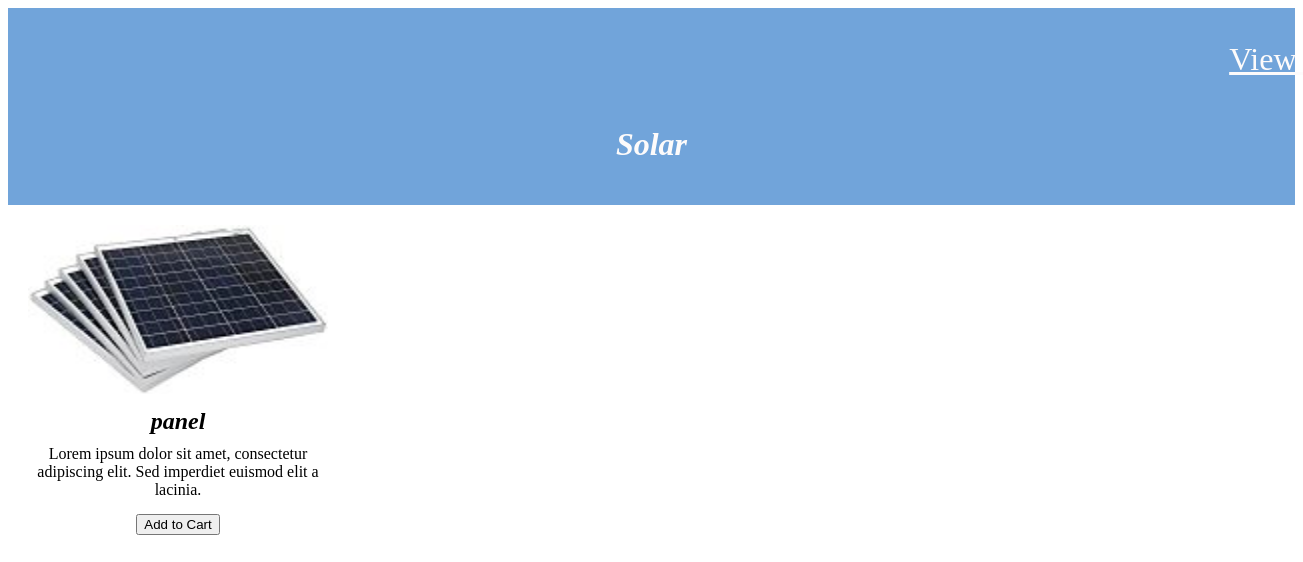
Screenshot of /Solar.php with the database file from the repository.
### tables this page shows
CREATE TABLE IF NOT EXISTS `solar` (
  `id` int NOT NULL AUTO_INCREMENT,
  `name` varchar(255) NOT NULL,
  `price` int NOT NULL,
  `quantity` int NOT NULL,
  `image` varchar(255) NOT NULL,
  PRIMARY KEY (`id`)
);

### Solar.php (the view, shortened to what this page needs)
<?php
            $conn = mysqli_connect('localhost','root','','pure');
            $slct = mysqli_query($conn, "SELECT * FROM solar");
			 ?>
<!DOCTYPE html>
<html>
<head>
	<link rel="stylesheet" type="text/css" href="productA.css">
</head>
<body>
	<header>
	<?php include 'header1.php'; ?>
		<h1> <i> Solar </i></h1>
	</header>
	<main>
	<?php
					while($row = mysqli_fetch_assoc($slct)){
              ?>
		<section class="product">
			<img src="uploaded_img/<?php echo $row['image']; ?>" height="169" width="300"alt="Product 1">
		<h2><?php echo $row["name"];?></h2>
			<p>Lorem ipsum dolor sit amet, consectetur adipiscing elit. Sed imperdiet euismod elit a lacinia.</p>
			<form action="" method="post">
						<input type="submit" name="add_to_cart" style="margin-top:5px;"  class="btn btn-success" value="Add to Cart" />
					</form>
		</section>
<?php
	}
        ?>
	</main>
</body>
</html>

### productA.css (style rules this page uses)
header { background-color: #71a4da; color: #fdfbfb; padding: 20px; text-align: center; }
.product { display: inline-block; margin: 20px; text-align: center; width: 300px; }
.product img { max-width: 100%; }
.product h2 { font-size: 24px; margin: 10px 0; font-style: oblique; }
.product p { font-size: 16px; margin: 10px 0; }

### rows the page displays
solar: image (picture), name "panel"
